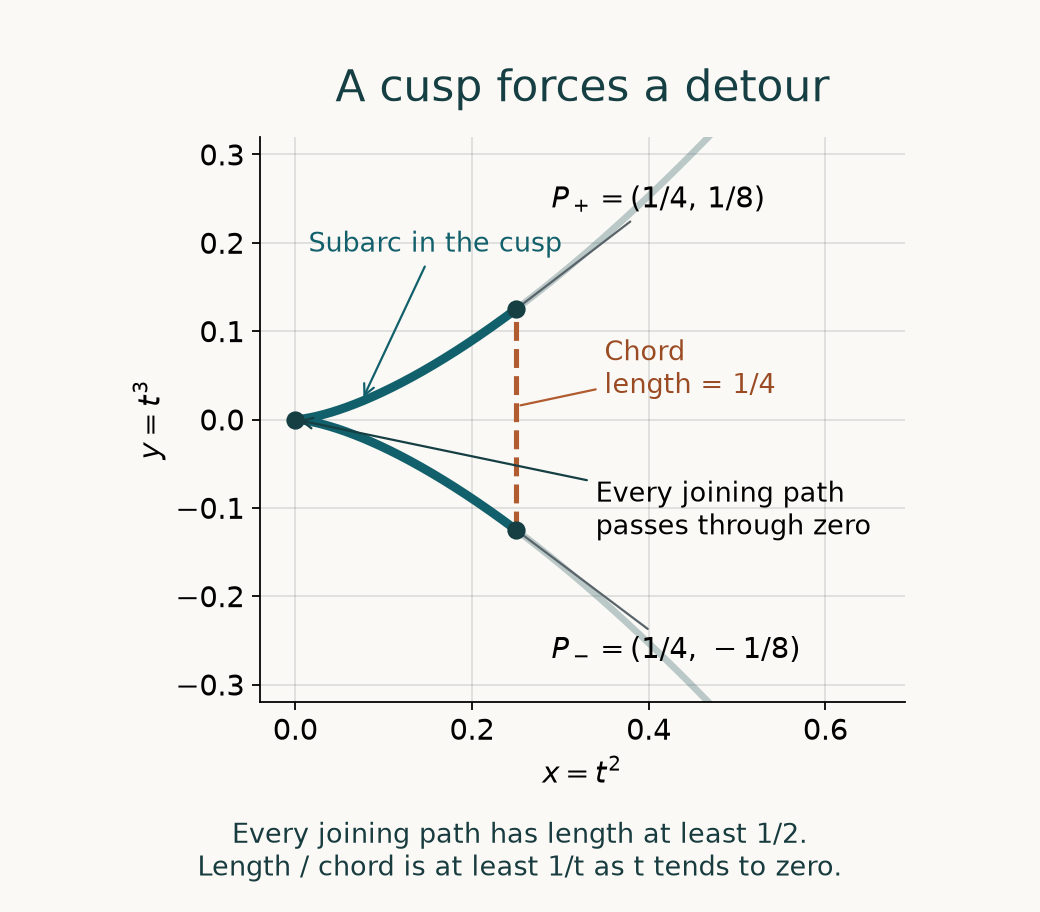

Source code (Python):
"""Reproduce Figure 1 in 'Paths control supported distributions'.

Original plot: GPT-6.1 Sol (OpenAI), Ultra reasoning effort, 2026.
CC0-1.0. Requires Python, numpy and matplotlib. No TeX installation.
The curve is c(t)=(t**2,t**3), -1<=t<=1.
Marked points correspond exactly to t=+/-1/2.
Proof: Proposition 5.1 and Theorem 4.1 in the accompanying lesson.
Metric terminology: Juha Heinonen, Lectures on Lipschitz Analysis (2005).
"""
from pathlib import Path
import numpy as np
import matplotlib
matplotlib.use("Agg")
import matplotlib.pyplot as plt

plt.rcParams.update({
    "font.family": "DejaVu Sans", "font.size": 13,
    "text.usetex": False, "axes.spines.top": False,
    "axes.spines.right": False, "savefig.facecolor": "#faf9f5",
})
fig, ax = plt.subplots(figsize=(6.5, 5.7), facecolor="#faf9f5")
ax.set_facecolor("#faf9f5")
t = np.linspace(-1, 1, 1601)
ax.plot(t**2, t**3, color="#bac8c7", linewidth=3, zorder=1)
t_short = np.linspace(-0.5, 0.5, 801)
ax.plot(t_short**2, t_short**3, color="#12606b", linewidth=4, zorder=3)
ax.plot([0.25, 0.25], [-0.125, 0.125],
        color="#b15b30", linewidth=2.3, linestyle="--", zorder=2)
ax.scatter([0, 0.25, 0.25], [0, -0.125, 0.125],
           color="#153f43", s=52, zorder=4)
ax.annotate(r"$P_+=(1/4,\,1/8)$", xy=(0.25, 0.125),
            xytext=(0.29, 0.24), arrowprops={"arrowstyle": "-", "color": "#59646a"})
ax.annotate(r"$P_-=(1/4,\,-1/8)$", xy=(0.25, -0.125),
            xytext=(0.29, -0.27), arrowprops={"arrowstyle": "-", "color": "#59646a"})
ax.annotate("Every joining path\npasses through zero", xy=(0, 0),
            xytext=(0.34, -0.13), fontsize=12,
            arrowprops={"arrowstyle": "->", "color": "#153f43"})
ax.annotate("Chord\nlength = 1/4", xy=(0.25, 0.015),
            xytext=(0.35, 0.03), fontsize=12, color="#9b4b24",
            arrowprops={"arrowstyle": "-", "color": "#b15b30"})
ax.annotate("Subarc in the cusp", xy=(0.075, 0.075**1.5),
            xytext=(0.015, 0.19), fontsize=12, color="#12606b",
            arrowprops={"arrowstyle": "->", "color": "#12606b"})
ax.set(xlim=(-0.04, 0.69), ylim=(-0.32, 0.32),
       xlabel=r"$x=t^2$", ylabel=r"$y=t^3$")
ax.set_aspect("equal", adjustable="box")
ax.grid(alpha=0.18, color="#59646a")
ax.set_title("A cusp forces a detour", fontsize=20, color="#153f43", pad=16)
fig.text(0.5, 0.04,
         "Every joining path has length at least 1/2.\n"
         "Length / chord is at least 1/t as t tends to zero.",
         ha="center", fontsize=12, color="#173b3e")
fig.subplots_adjust(bottom=0.23, top=0.85, left=0.15, right=0.97)
fig.savefig(Path(__file__).with_suffix(".png"), dpi=160,
            metadata={"Title": "Cusp detour", "Description":
                      "Exact curve (t^2,t^3); Proposition 5.1. Original CC0 plot."})
plt.close(fig)
